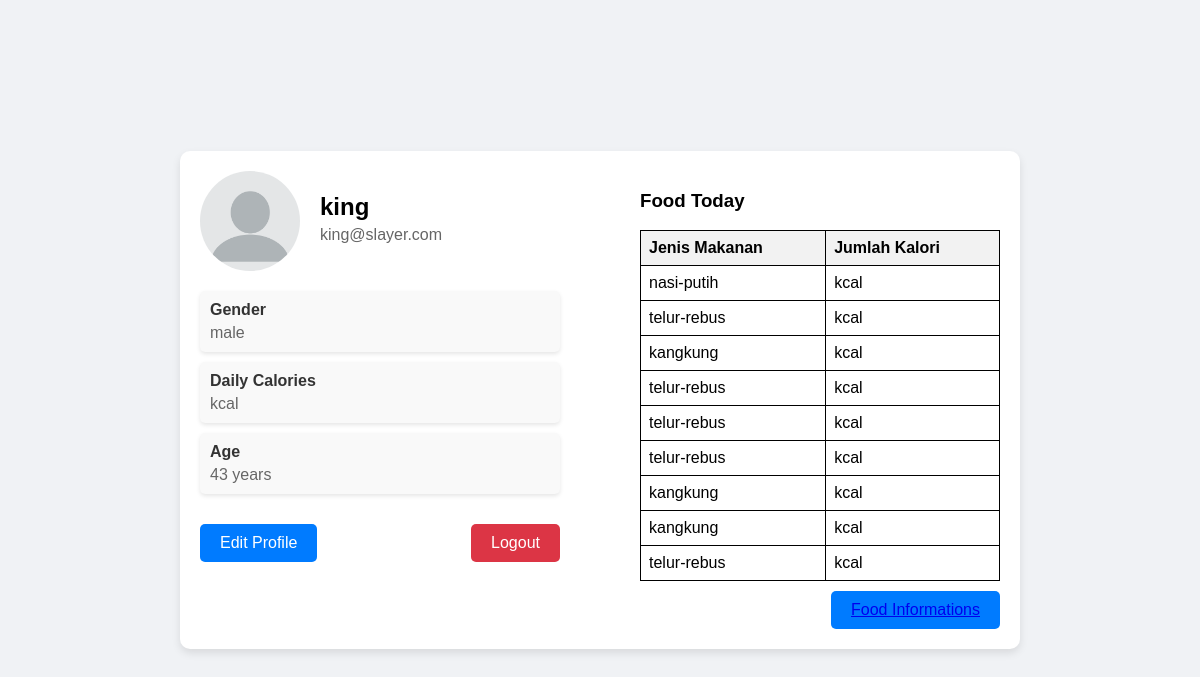
Screenshot of /profile (signed in) with the database file from the repository.
### app/models.py (models this page shows, shortened)
class User(UserMixin, db.Model):
    id = db.Column(db.Integer, primary_key=True)
    username = db.Column(db.String(64), index=True, unique=True)
    email = db.Column(db.String(120), index=True, unique=True)
    password_hash = db.Column(db.String(128))
    gender = db.Column(db.String(10))
    age = db.Column(db.Integer)

class Prediction(db.Model):
    id = db.Column(db.Integer, primary_key=True)
    label = db.Column(db.String(100))
    confidence = db.Column(db.Float)
    bbox = db.Column(db.String(100))
    prediction_time = db.Column(db.DateTime, default=datetime.utcnow)
    user_id = db.Column(db.Integer, db.ForeignKey('user.id'))
    user = db.relationship('User', backref=db.backref('predictions', lazy=True))

### app/routes.py (the view)
@app.route('/profile')
@login_required
def profile():
    user = current_user
    prediction = Prediction.query.all()
    nama_makanan = []
    for food in prediction:
        nama_makanan.append(food.label)
    return render_template('profile.html', user=user, prediction=nama_makanan)

### app/models.py (called while the page is built)
@login_manager.user_loader
def load_user(user_id):
    return User.query.get(int(user_id))

### app/templates/profile.html (shortened to what this page needs)
<!DOCTYPE html>
<html lang="en">
<head>
    <link rel="stylesheet" type="text/css" href="{{ url_for('static', filename='css/style_profile.css') }}">
</head>
<body>
    <div class="profile-container">
        <div class="profile-info">
            <div class="profile-header">
                <img src="{{ url_for('static', filename='images/profile.jpg') }}" alt="Profile Picture" class="profile-picture">
                <div class="user-details">
                    <h1>{{ user.username }}</h1>
                    <p>{{ user.email }}</p>
                </div>
            </div>
            <div class="profile-stats">
                <div class="stat-item">
                    <h3>Gender</h3>
                    <p>{{ user.gender }}</p>
                </div>
                <div class="stat-item">
                    <h3>Daily Calories</h3>
                    <p>{{ user.daily_calories }} kcal</p>
                </div>
                <div class="stat-item">
                    <h3>Age</h3>
                    <p>{{ user.age }} years</p>
                </div>
            </div>
            <div class="profile-actions">
                <button class="btn-edit">Edit Profile</button>
                <button class="btn-logout">Logout</button>
            </div>
        </div>
        <div class="food-today">
            <h3>Food Today</h3>
            <table>
                <thead>
                    <tr>
                        <th>Jenis Makanan</th>
                        <th>Jumlah Kalori</th>
                    </tr>
                </thead>
                <tbody>
                    {% for food in prediction %}
                    <tr>
                        <td>{{ food }}</td>
                        <td>{{ food.kalori }} kcal</td>
                    </tr>
                    {% endfor %}
                </tbody>
            </table>
            <div class="food-info-btn">
                <button class="btn-edit">
                    <a href="{{ url_for('register') }}">Food Informations</a>
                </button>
            </div>
        </div>
    </body>
</html>

### app/static/css/style_profile.css (style rules this page uses)
body { font-family: Arial, sans-serif; background-color: #f0f2f5; display: flex; justify-content: center; align-items: center; height: 100vh; margin: 0; }
.profile-container { background-color: #fff; padding: 20px; border-radius: 10px; box-shadow: 0 4px 8px rgba(0, 0, 0, 0.1); width: 90%; max-width: 800px; display: flex; justify-content: space-between; }
.profile-info { width: 45%; }
.food-today { width: 45%; }
.profile-header { display: flex; align-items: center; margin-bottom: 20px; }
.profile-picture { width: 100px; height: 100px; border-radius: 50%; margin-right: 20px; }
.user-details { flex-grow: 1; }
.user-details h1 { font-size: 1.5em; margin: 0; }
.user-details p { color: #666; font-size: 1em; margin: 5px 0; }
.profile-stats { display: flex; flex-direction: column; margin-bottom: 20px; }
.stat-item { background-color: #f9f9f9; padding: 10px; border-radius: 5px; margin-bottom: 10px; box-shadow: 0 2px 4px rgba(0, 0, 0, 0.1); }
.stat-item h3 { font-size: 1em; margin: 0 0 5px; color: #333; }
.stat-item p { font-size: 1em; color: #666; margin: 0; }
.profile-actions { display: flex; justify-content: space-between; }
.btn-edit, .btn-logout { background-color: #007bff; border: none; color: white; padding: 10px 20px; text-align: center; text-decoration: none; display: inline-block; font-size: 1em; border-radius: 5px; cursor: pointer; transition: background-color 0.3s; }
.btn-logout { background-color: #dc3545; }
.food-info-btn { display: flex; justify-content: flex-end; margin-top: 10px; }

### app/templates/profile.html (style rules this page uses)
table { width: 100%; border-collapse: collapse; margin-top: 10px; }
th, td { border: 1px solid black; padding: 8px; text-align: left; }
th { background-color: #f2f2f2; }

### rows the page displays
User: username "king", email "king@slayer.com", gender "male", age "43"
Prediction: label "nasi-putih"
Prediction: label "telur-rebus"
Prediction: label "kangkung"
Prediction: label "telur-rebus"
Prediction: label "telur-rebus"
Prediction: label "telur-rebus"
Prediction: label "kangkung"
Prediction: label "kangkung"
Prediction: label "telur-rebus"
